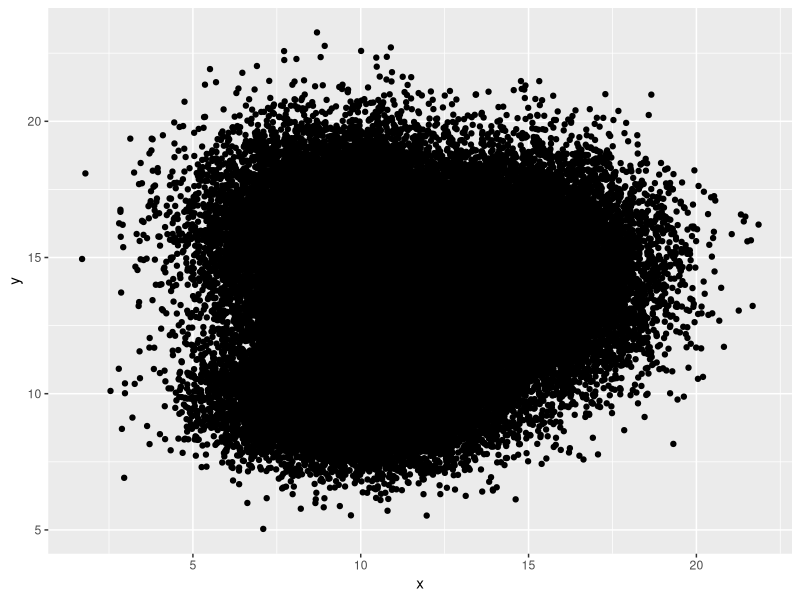
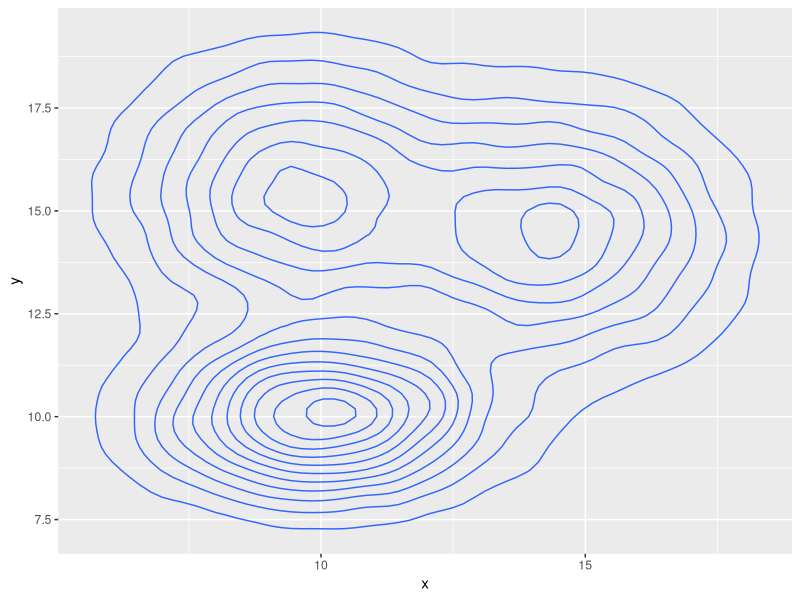
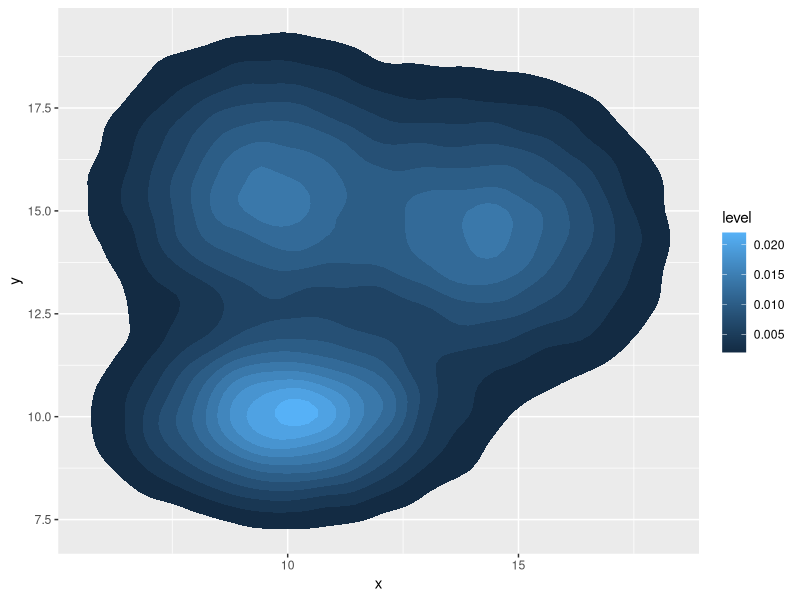
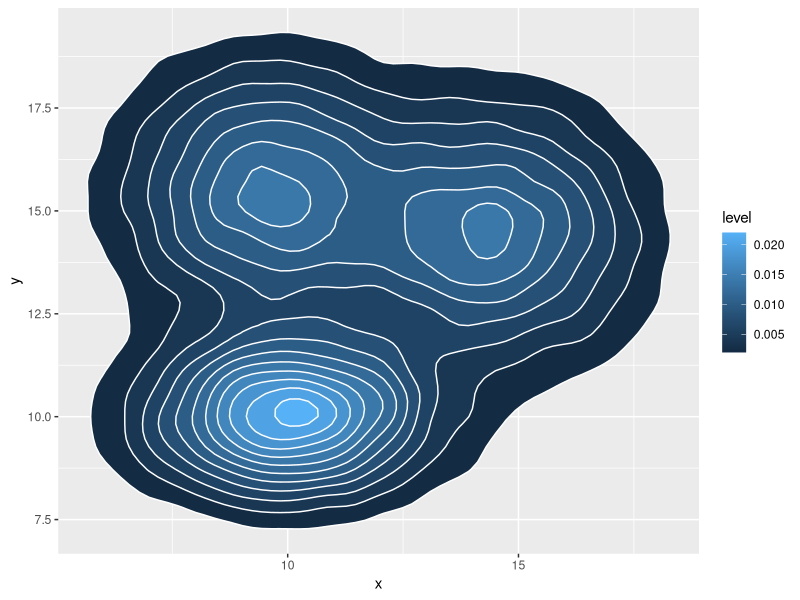
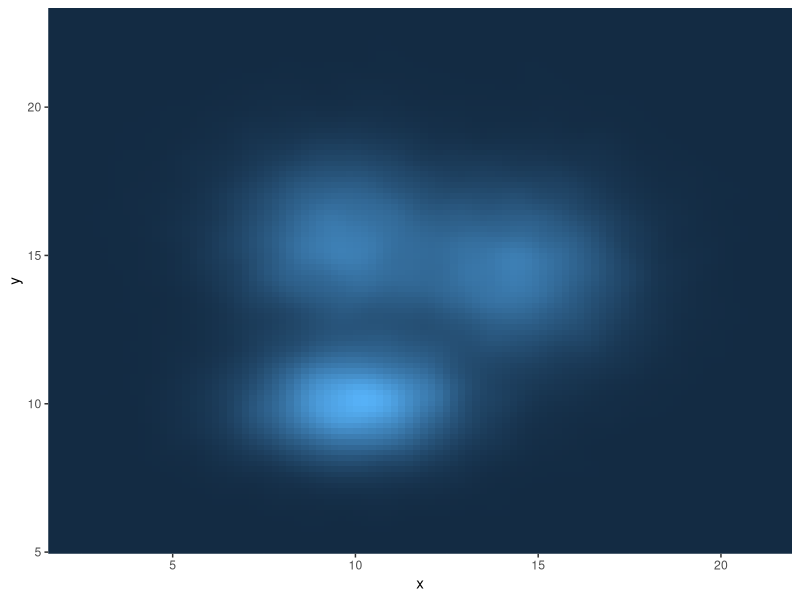
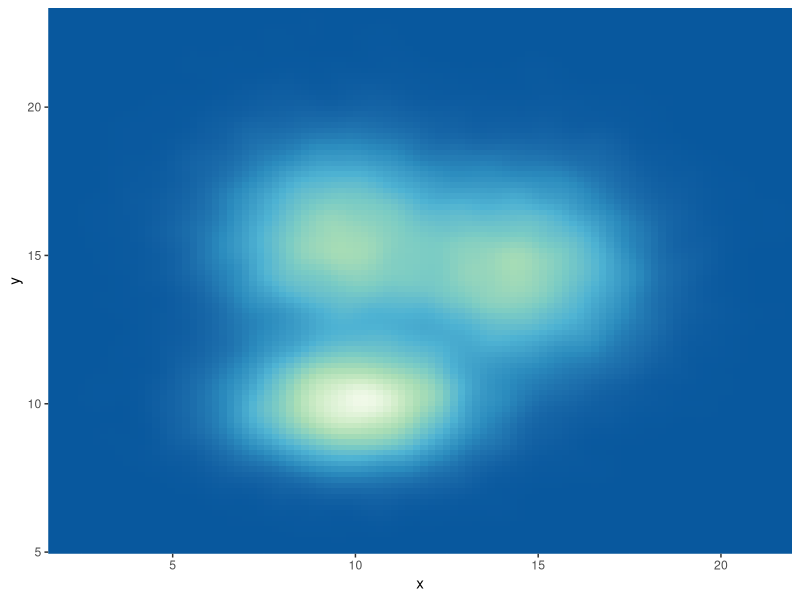
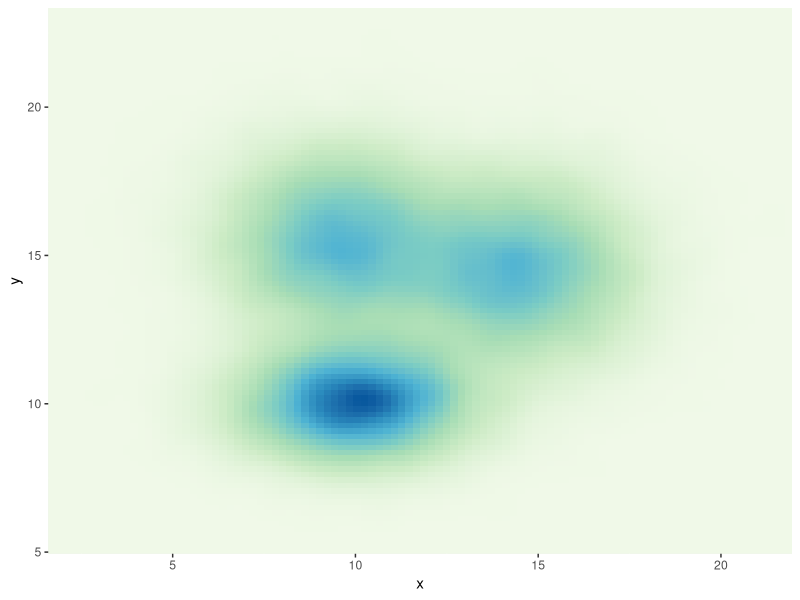
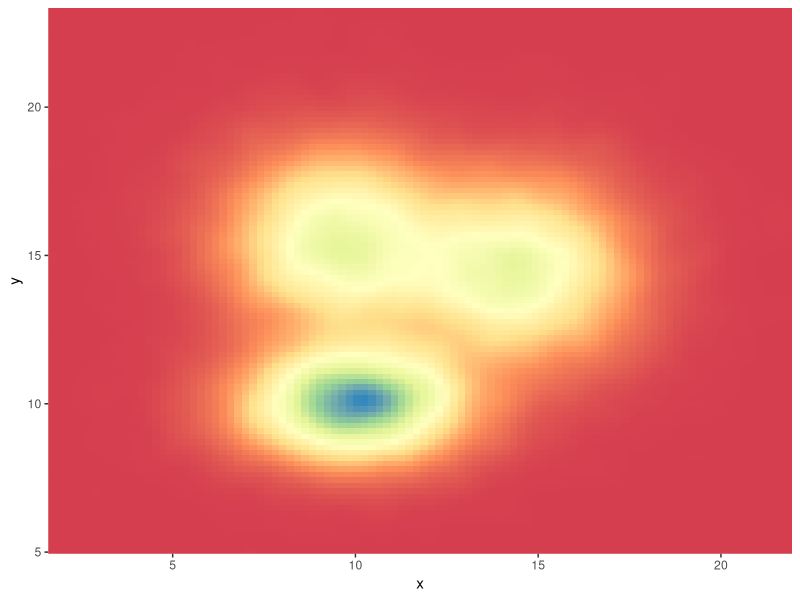

Here is the R script that generated these plots, in order:
## ---- chunk 1
knitr::opts_chunk$set(collapse = TRUE)
## ---- chunk 2
# Library
library(tidyverse)
 
# Data
a <- data.frame( x=rnorm(20000, 10, 1.9), y=rnorm(20000, 10, 1.2) )
b <- data.frame( x=rnorm(20000, 14.5, 1.9), y=rnorm(20000, 14.5, 1.9) )
c <- data.frame( x=rnorm(20000, 9.5, 1.9), y=rnorm(20000, 15.5, 1.9) )
data <- rbind(a,b,c)
 
 
# Basic scatterplot
ggplot(data, aes(x=x, y=y) ) +
  geom_point()
library(ggplot2)
# Show the contour only
ggplot(data, aes(x=x, y=y) ) +
  geom_density_2d()
 
# Show the area only
ggplot(data, aes(x=x, y=y) ) +
  stat_density_2d(aes(fill = ..level..), geom = "polygon")
 
# Area + contour
ggplot(data, aes(x=x, y=y) ) +
  stat_density_2d(aes(fill = ..level..), geom = "polygon", colour="white")
 
# Using raster
ggplot(data, aes(x=x, y=y) ) +
  stat_density_2d(aes(fill = ..density..), geom = "raster", contour = FALSE) +
  scale_x_continuous(expand = c(0, 0)) +
  scale_y_continuous(expand = c(0, 0)) +
  theme(
    legend.position='none'
  )
## ---- chunk 3
# Call the palette with a number
ggplot(data, aes(x=x, y=y) ) +
  stat_density_2d(aes(fill = ..density..), geom = "raster", contour = FALSE) +
  scale_fill_distiller(palette=4, direction=-1) +
  scale_x_continuous(expand = c(0, 0)) +
  scale_y_continuous(expand = c(0, 0)) +
  theme(
    legend.position='none'
  )
 
# The direction argument allows to reverse the palette
ggplot(data, aes(x=x, y=y) ) +
  stat_density_2d(aes(fill = ..density..), geom = "raster", contour = FALSE) +
  scale_fill_distiller(palette=4, direction=1) +
  scale_x_continuous(expand = c(0, 0)) +
  scale_y_continuous(expand = c(0, 0)) +
  theme(
    legend.position='none'
  )
 
# You can also call the palette using a name.
ggplot(data, aes(x=x, y=y) ) +
  stat_density_2d(aes(fill = ..density..), geom = "raster", contour = FALSE) +
  scale_fill_distiller(palette= "Spectral", direction=1) +
  scale_x_continuous(expand = c(0, 0)) +
  scale_y_continuous(expand = c(0, 0)) +
  theme(
    legend.position='none'
  )
## ---- chunk 4

